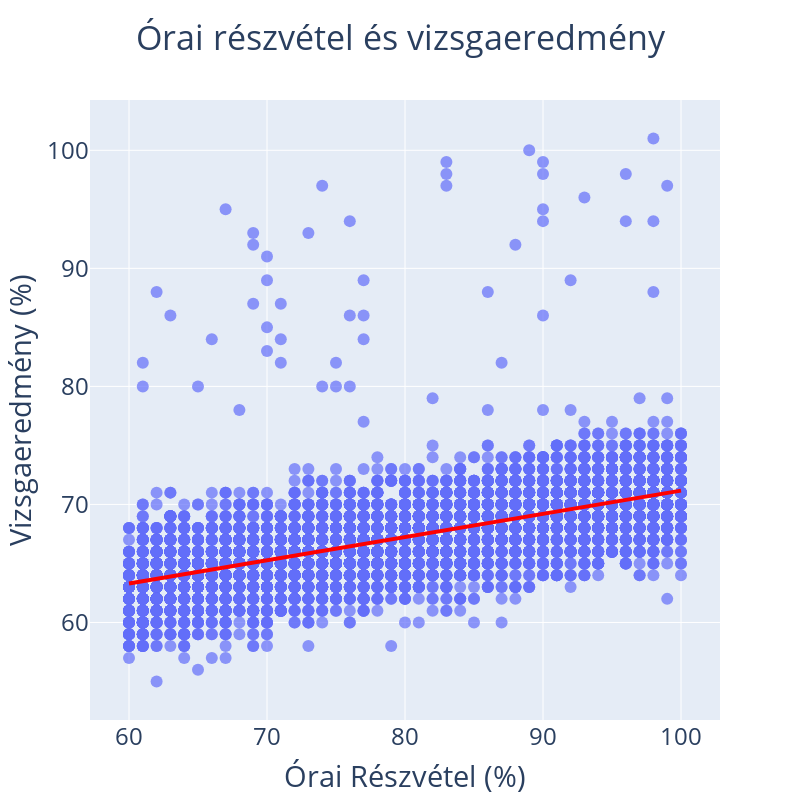

This figure's notebook cell:
### Code cell
trace1 = go.Scatter(
    mode='markers',
    marker=dict(size=12, opacity=0.7),
    hovertext=[f"Attendance: {att:.2f}<br>Exam Score: {score:.2f}" for att, score in zip(df['Attendance'], df['Exam_Score'])],
    name='Adatok',
    x=df['Attendance'],
    y=df['Exam_Score'],
    zorder=1,
    )

trace2 = go.Scatter(
    x=attendance_range,
    y=y_pred_line,
    mode='lines',
    line=dict(color='red', width=4),  # Increase line width
    hovertext=[f"Predicted Score: {score:.2f}" for score in y_pred_line],
    name='Illesztett egyenes',
    zorder=999
)

layout=go.Layout(
    title='Órai részvétel és vizsgaeredmény',
    title_x=0.5,
    xaxis=dict(title='Órai Részvétel (%)'),
    yaxis=dict(title='Vizsgaeredmény (%)'),
    showlegend=True,
    hovermode='closest',
    margin=dict(l=80, r=80, t=100, b=80),
    font=dict(size=20)
)
fig = go.Figure(data=[trace1, trace2])

# Add the line after the scatter to ensure it draws on top


fig.update_layout(layout)
fig.update_layout(
    showlegend=False,
    width=800,
    height=800,
    font=dict(size=24),
    paper_bgcolor='rgba(0, 0, 0, 0)'
)

fig.show()

### Figure 1 — Plotly figure (JSON) as saved in the notebook; plotly's stock layout.template omitted (floating-point values rounded to 4 significant figures; data arrays with more than 128 entries replaced by an {"elided": "..."} marker saying what was removed)
{"data": [{"hovertext": {"elided": "6607 str values"}, "marker": {"opacity": 0.7, "size": 12}, "mode": "markers", "name": "Adatok", "type": "scatter", "x": {"elided": "6607 int values"}, "y": {"elided": "6607 int values"}, "zorder": 1}, {"hovertext": ["Predicted Score: 63.30", "Predicted Score: 63.38", "Predicted Score: 63.46", "Predicted Score: 63.54", "Predicted Score: 63.62", "Predicted Score: 63.70", "Predicted Score: 63.78", "Predicted Score: 63.86", "Predicted Score: 63.94", "Predicted Score: 64.02", "Predicted Score: 64.10", "Predicted Score: 64.18", "Predicted Score: 64.26", "Predicted Score: 64.33", "Predicted Score: 64.41", "Predicted Score: 64.49", "Predicted Score: 64.57", "Predicted Score: 64.65", "Predicted Score: 64.73", "Predicted Score: 64.81", "Predicted Score: 64.89", "Predicted Score: 64.97", "Predicted Score: 65.05", "Predicted Score: 65.13", "Predicted Score: 65.21", "Predicted Score: 65.29", "Predicted Score: 65.37", "Predicted Score: 65.45", "Predicted Score: 65.53", "Predicted Score: 65.61", "Predicted Score: 65.69", "Predicted Score: 65.77", "Predicted Score: 65.84", "Predicted Score: 65.92", "Predicted Score: 66.00", "Predicted Score: 66.08", "Predicted Score: 66.16", "Predicted Score: 66.24", "Predicted Score: 66.32", "Predicted Score: 66.40", "Predicted Score: 66.48", "Predicted Score: 66.56", "Predicted Score: 66.64", "Predicted Score: 66.72", "Predicted Score: 66.80", "Predicted Score: 66.88", "Predicted Score: 66.96", "Predicted Score: 67.04", "Predicted Score: 67.12", "Predicted Score: 67.20", "Predicted Score: 67.28", "Predicted Score: 67.35", "Predicted Score: 67.43", "Predicted Score: 67.51", "Predicted Score: 67.59", "Predicted Score: 67.67", "Predicted Score: 67.75", "Predicted Score: 67.83", "Predicted Score: 67.91", "Predicted Score: 67.99", "Predicted Score: 68.07", "Predicted Score: 68.15", "Predicted Score: 68.23", "Predicted Score: 68.31", "Predicted Score: 68.39", "Predicted Score: 68.47", "Predicted Score: 68.55", "Predicted Score: 68.63", "Predicted Score: 68.71", "Predicted Score: 68.78", "Predicted Score: 68.86", "Predicted Score: 68.94", "Predicted Score: 69.02", "Predicted Score: 69.10", "Predicted Score: 69.18", "Predicted Score: 69.26", "Predicted Score: 69.34", "Predicted Score: 69.42", "Predicted Score: 69.50", "Predicted Score: 69.58", "Predicted Score: 69.66", "Predicted Score: 69.74", "Predicted Score: 69.82", "Predicted Score: 69.90", "Predicted Score: 69.98", "Predicted Score: 70.06", "Predicted Score: 70.14", "Predicted Score: 70.22", "Predicted Score: 70.29", "Predicted Score: 70.37", "Predicted Score: 70.45", "Predicted Score: 70.53", "Predicted Score: 70.61", "Predicted Score: 70.69", "Predicted Score: 70.77", "Predicted Score: 70.85", "Predicted Score: 70.93", "Predicted Score: 71.01", "Predicted Score: 71.09", "Predicted Score: 71.17"], "line": {"color": "red", "width": 4}, "mode": "lines", "name": "Illesztett egyenes", "type": "scatter", "x": [60, 60.4, 60.81, 61.21, 61.62, 62.02, 62.42, 62.83, 63.23, 63.64, 64.04, 64.44, 64.85, 65.25, 65.66, 66.06, 66.46, 66.87, 67.27, 67.68, 68.08, 68.48, 68.89, 69.29, 69.7, 70.1, 70.51, 70.91, 71.31, 71.72, 72.12, 72.53, 72.93, 73.33, 73.74, 74.14, 74.55, 74.95, 75.35, 75.76, 76.16, 76.57, 76.97, 77.37, 77.78, 78.18, 78.59, 78.99, 79.39, 79.8, 80.2, 80.61, 81.01, 81.41, 81.82, 82.22, 82.63, 83.03, 83.43, 83.84, 84.24, 84.65, 85.05, 85.45, 85.86, 86.26, 86.67, 87.07, 87.47, 87.88, 88.28, 88.69, 89.09, 89.49, 89.9, 90.3, 90.71, 91.11, 91.52, 91.92, 92.32, 92.73, 93.13, 93.54, 93.94, 94.34, 94.75, 95.15, 95.56, 95.96, 96.36, 96.77, 97.17, 97.58, 97.98, 98.38, 98.79, 99.19, 99.6, 100], "y": [63.3, 63.38, 63.46, 63.54, 63.62, 63.7, 63.78, 63.86, 63.94, 64.02, 64.1, 64.18, 64.26, 64.33, 64.41, 64.49, 64.57, 64.65, 64.73, 64.81, 64.89, 64.97, 65.05, 65.13, 65.21, 65.29, 65.37, 65.45, 65.53, 65.61, 65.69, 65.77, 65.84, 65.92, 66.0, 66.08, 66.16, 66.24, 66.32, 66.4, 66.48, 66.56, 66.64, 66.72, 66.8, 66.88, 66.96, 67.04, 67.12, 67.2, 67.28, 67.35, 67.43, 67.51, 67.59, 67.67, 67.75, 67.83, 67.91, 67.99, 68.07, 68.15, 68.23, 68.31, 68.39, 68.47, 68.55, 68.63, 68.71, 68.78, 68.86, 68.94, 69.02, 69.1, 69.18, 69.26, 69.34, 69.42, 69.5, 69.58, 69.66, 69.74, 69.82, 69.9, 69.98, 70.06, 70.14, 70.22, 70.29, 70.37, 70.45, 70.53, 70.61, 70.69, 70.77, 70.85, 70.93, 71.01, 71.09, 71.17], "zorder": 999}], "layout": {"font": {"size": 24}, "height": 800, "hovermode": "closest", "margin": {"b": 80, "l": 80, "r": 80, "t": 100}, "paper_bgcolor": "rgba(0, 0, 0, 0)", "showlegend": false, "title": {"text": "Órai részvétel és vizsgaeredmény", "x": 0.5}, "width": 800, "xaxis": {"title": {"text": "Órai Részvétel (%)"}}, "yaxis": {"title": {"text": "Vizsgaeredmény (%)"}}}}
